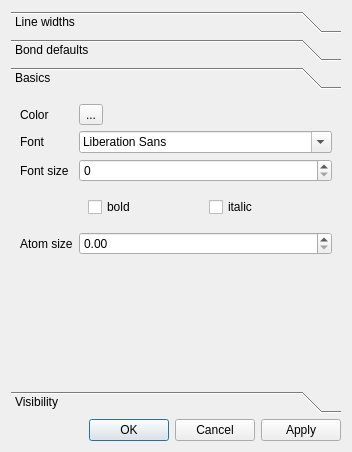
<?xml version="1.0" encoding="UTF-8"?>
<ui version="4.0">
 <class>Molsketch::ScenePropertiesDialog</class>
 <widget class="QDialog" name="Molsketch::ScenePropertiesDialog">
  <property name="geometry">
   <rect>
    <x>0</x>
    <y>0</y>
    <width>352</width>
    <height>452</height>
   </rect>
  </property>
  <property name="windowTitle">
   <string>Dialog</string>
  </property>
  <layout class="QVBoxLayout" name="verticalLayout">
   <item>
    <widget class="QToolBox" name="toolBox">
     <property name="currentIndex">
      <number>2</number>
     </property>
     <widget class="QWidget" name="lineWidths">
      <property name="geometry">
       <rect>
        <x>0</x>
        <y>0</y>
        <width>340</width>
        <height>272</height>
       </rect>
      </property>
      <attribute name="label">
       <string>Line widths</string>
      </attribute>
      <layout class="QFormLayout" name="formLayout">
       <item row="0" column="0">
        <widget class="QLabel" name="bondLineWidthLabel">
         <property name="text">
          <string>Bond</string>
         </property>
        </widget>
       </item>
       <item row="0" column="1">
        <widget class="QDoubleSpinBox" name="bondLineWidth"/>
       </item>
       <item row="1" column="0">
        <widget class="QLabel" name="arrowLineWidthLabel">
         <property name="text">
          <string>Arrow</string>
         </property>
        </widget>
       </item>
       <item row="1" column="1">
        <widget class="QDoubleSpinBox" name="arrowLineWidth"/>
       </item>
       <item row="2" column="0">
        <widget class="QLabel" name="frameLineWidthLabel">
         <property name="text">
          <string>Frame</string>
         </property>
        </widget>
       </item>
       <item row="2" column="1">
        <widget class="QDoubleSpinBox" name="frameLineWidth"/>
       </item>
      </layout>
     </widget>
     <widget class="QWidget" name="bondDefaults">
      <property name="geometry">
       <rect>
        <x>0</x>
        <y>0</y>
        <width>340</width>
        <height>272</height>
       </rect>
      </property>
      <attribute name="label">
       <string>Bond defaults</string>
      </attribute>
      <layout class="QFormLayout" name="formLayout_2">
       <item row="0" column="0">
        <widget class="QLabel" name="bondLengthLabel">
         <property name="text">
          <string>Length</string>
         </property>
        </widget>
       </item>
       <item row="0" column="1">
        <widget class="QDoubleSpinBox" name="bondLength"/>
       </item>
       <item row="1" column="0">
        <widget class="QLabel" name="bondAngleLabel">
         <property name="text">
          <string>Angle</string>
         </property>
        </widget>
       </item>
       <item row="1" column="1">
        <widget class="QDoubleSpinBox" name="bondAngle"/>
       </item>
      </layout>
     </widget>
     <widget class="QWidget" name="basicProperties">
      <property name="geometry">
       <rect>
        <x>0</x>
        <y>0</y>
        <width>340</width>
        <height>272</height>
       </rect>
      </property>
      <attribute name="label">
       <string>Basics</string>
      </attribute>
      <layout class="QFormLayout" name="formLayout_3">
       <item row="0" column="0">
        <widget class="QLabel" name="colorLabel">
         <property name="text">
          <string>Color</string>
         </property>
        </widget>
       </item>
       <item row="0" column="1">
        <widget class="QToolButton" name="toolButton">
         <property name="text">
          <string>...</string>
         </property>
        </widget>
       </item>
       <item row="1" column="0">
        <widget class="QLabel" name="atomFontLabel">
         <property name="text">
          <string>Font</string>
         </property>
        </widget>
       </item>
       <item row="1" column="1">
        <widget class="QFontComboBox" name="atomFont"/>
       </item>
       <item row="2" column="0">
        <widget class="QLabel" name="fontSizeLabel">
         <property name="text">
          <string>Font size</string>
         </property>
        </widget>
       </item>
       <item row="2" column="1">
        <widget class="QSpinBox" name="spinBox"/>
       </item>
       <item row="3" column="1">
        <widget class="QWidget" name="widget" native="true">
         <layout class="QHBoxLayout" name="horizontalLayout">
          <item>
           <widget class="QCheckBox" name="boldFont">
            <property name="text">
             <string>bold</string>
            </property>
           </widget>
          </item>
          <item>
           <widget class="QCheckBox" name="italicFont">
            <property name="text">
             <string>italic</string>
            </property>
           </widget>
          </item>
         </layout>
        </widget>
       </item>
       <item row="4" column="0">
        <widget class="QLabel" name="atomSizeLabel">
         <property name="text">
          <string>Atom size</string>
         </property>
        </widget>
       </item>
       <item row="4" column="1">
        <widget class="QDoubleSpinBox" name="atomSize"/>
       </item>
      </layout>
     </widget>
     <widget class="QWidget" name="visibility">
      <property name="geometry">
       <rect>
        <x>0</x>
        <y>0</y>
        <width>340</width>
        <height>272</height>
       </rect>
      </property>
      <attribute name="label">
       <string>Visibility</string>
      </attribute>
      <layout class="QGridLayout" name="gridLayout">
       <item row="0" column="0">
        <widget class="QCheckBox" name="autoHydrogensVisible">
         <property name="text">
          <string>Auto hydrogens</string>
         </property>
        </widget>
       </item>
       <item row="0" column="1">
        <widget class="QCheckBox" name="lonePairsVisible">
         <property name="text">
          <string>Lone pairs</string>
         </property>
        </widget>
       </item>
       <item row="1" column="0">
        <widget class="QCheckBox" name="hydrogensVisible">
         <property name="text">
          <string>Hydrogens</string>
         </property>
        </widget>
       </item>
       <item row="1" column="1">
        <widget class="QCheckBox" name="electronSystemsVisible">
         <property name="text">
          <string>Electron systems</string>
         </property>
        </widget>
       </item>
       <item row="2" column="0">
        <widget class="QCheckBox" name="carbonsVisible">
         <property name="text">
          <string>Carbons</string>
         </property>
        </widget>
       </item>
       <item row="2" column="1">
        <widget class="QCheckBox" name="chargesVisible">
         <property name="text">
          <string>Charges</string>
         </property>
        </widget>
       </item>
       <item row="3" column="0">
        <spacer name="verticalSpacer">
         <property name="orientation">
          <enum>Qt::Vertical</enum>
         </property>
         <property name="sizeHint" stdset="0">
          <size>
           <width>20</width>
           <height>40</height>
          </size>
         </property>
        </spacer>
       </item>
      </layout>
     </widget>
    </widget>
   </item>
   <item>
    <widget class="QDialogButtonBox" name="buttonBox">
     <property name="orientation">
      <enum>Qt::Horizontal</enum>
     </property>
     <property name="standardButtons">
      <set>QDialogButtonBox::Apply|QDialogButtonBox::Cancel|QDialogButtonBox::Ok</set>
     </property>
    </widget>
   </item>
  </layout>
 </widget>
 <resources/>
 <connections>
  <connection>
   <sender>buttonBox</sender>
   <signal>accepted()</signal>
   <receiver>Molsketch::ScenePropertiesDialog</receiver>
   <slot>accept()</slot>
   <hints>
    <hint type="sourcelabel">
     <x>248</x>
     <y>254</y>
    </hint>
    <hint type="destinationlabel">
     <x>157</x>
     <y>274</y>
    </hint>
   </hints>
  </connection>
  <connection>
   <sender>buttonBox</sender>
   <signal>rejected()</signal>
   <receiver>Molsketch::ScenePropertiesDialog</receiver>
   <slot>reject()</slot>
   <hints>
    <hint type="sourcelabel">
     <x>316</x>
     <y>260</y>
    </hint>
    <hint type="destinationlabel">
     <x>286</x>
     <y>274</y>
    </hint>
   </hints>
  </connection>
 </connections>
</ui>
